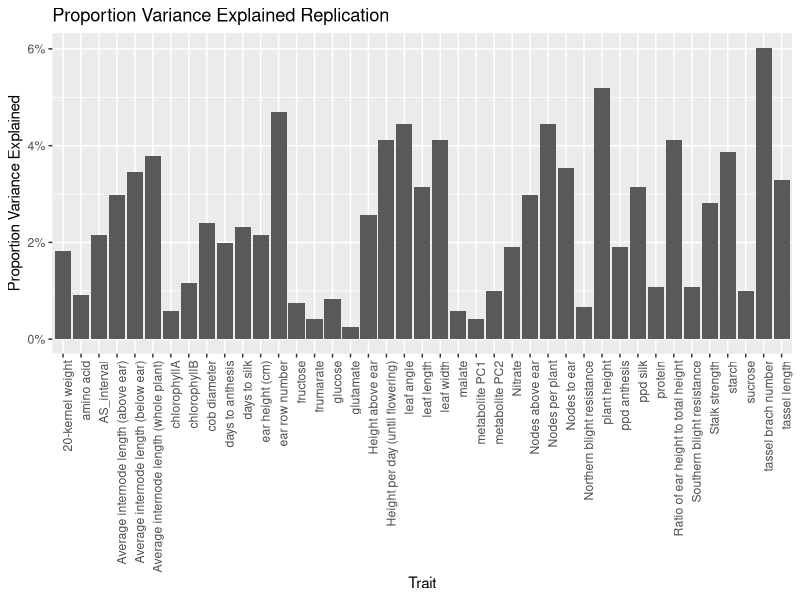
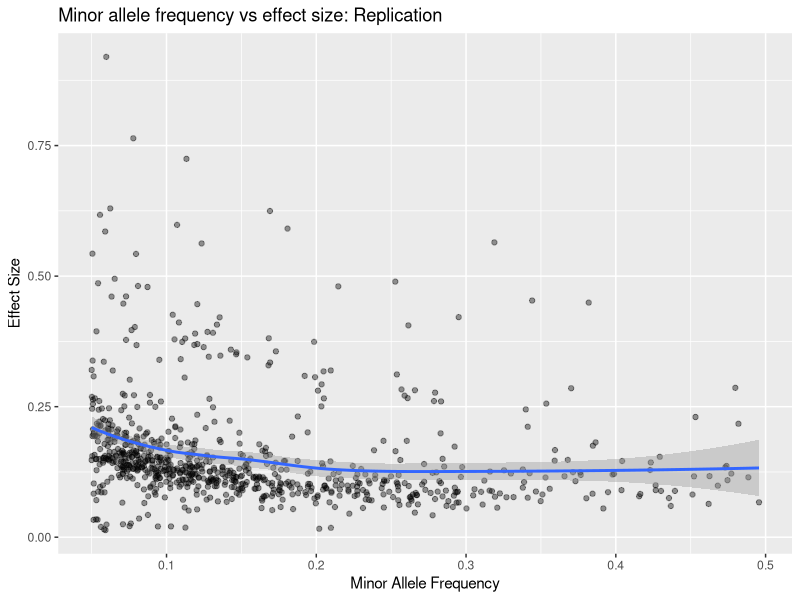

Recreate these plots in R, in order.
## ---- chunk 1
if (!require("tidyverse")) install.packages("tidyverse")
if (!require("ggplot2")) install.packages("ggplot2")
if (!require("reshape2")) install.packages("reshape2")
if (!require("tidyr")) install.packages("tidyr")
if (!require("plyr")) install.packages("plyr")
library(tidyverse)
library(ggplot2)
library(reshape2)
library(tidyr)
library(plyr)
library(scales)
## ---- chunk 2
NAM_traits_signifiant_hits <- read.table("../data/NAM_traits_signifiant_hits.csv", header = TRUE, sep = ",")
NAM_effect_size <- read.table("../data/effect_size_maf.csv", header = TRUE, sep = ",")
## ---- chunk 3
q <- ggplot(NAM_traits_signifiant_hits, aes(trait)) +
  geom_bar(aes(y=..count../sum(..count..))) +
  scale_y_continuous(labels=percent_format())  #For proportion count y axis
q + theme(axis.text.x = element_text(angle = 90, hjust = 1)) + ggtitle("Proportion Variance Explained Replication") +
  xlab("Trait") +
  ylab("Proportion Variance Explained") # for the main and axis titles and For tilted x axis 
## ---- chunk 4
ggplot(data = NAM_effect_size, mapping = aes(x=maf, y=effect_size_abs)) +
  geom_point(alpha=0.4) + 
  geom_smooth() + 
  ggtitle("Minor allele frequency vs effect size: Replication") +
    xlab("Minor Allele Frequency") +
    ylab("Effect Size") #gives main title and axis labels
  
